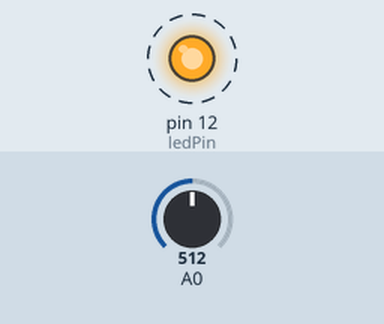
A sketch run on a simulated Arduino Uno, built with avr-gcc and run on an emulated ATmega328P. On the bench: output pins drawn as LEDs (lit = HIGH). Dashed ring = blinking. The inputs (shaded band) are chosen by the test bench; at power-on: A0 = 512. What the sketch prints to the serial monitor is not drawn.

Above: at 1.2 s.
1.3 s: A0 set to 989
3.5 s: A0 set to 1012
Timing chart, 0 to 12.5 s (numbered marks = the images above; inputs shaded):
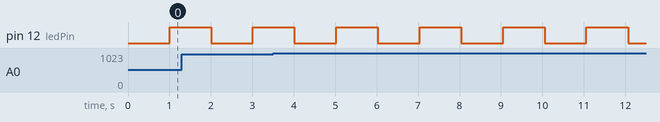

The sketch:

modificacion_prueba.ino
```cpp
// constants won't change. Used here to set a pin number:
const int ledPin = 12;  // the number of the LED pin

// Variables will change:
int ledState = LOW;  // ledState used to set the LED

// Generally, you should use "unsigned long" for variables that hold time
// The value will quickly become too large for an int to store
unsigned long previousMillis = 0;  // will store last time LED was updated

// constants won't change:
const long interval = 1000;  // interval at which to blink (milliseconds)

void setup() {
  // set the digital pin as output:
  pinMode(ledPin, OUTPUT);
  Serial.begin(9600); // Iniciar comunicación serial
}

void loop() {
  // Leer el valor del sensor
  int sensorValue = analogRead(A0);

  // Imprimir el valor del sensor y el estado del LED
  Serial.print(sensorValue);
  Serial.print(",");
  Serial.print(ledState);
  Serial.println();

  // Actualizar el estado del LED
  unsigned long currentMillis = millis();
  if (currentMillis - previousMillis >= interval) {
    previousMillis = currentMillis;
    ledState = (ledState == LOW) ? HIGH : LOW; // Alternar estado del LED
    digitalWrite(ledPin, ledState);
  }

  delay(1);  // Espera entre lecturas para estabilidad 1 milisegundo
}
```

Measured:
- by itself, pin 12 (ledPin): alternates HIGH for 1.0 s and LOW for 1.0 s
